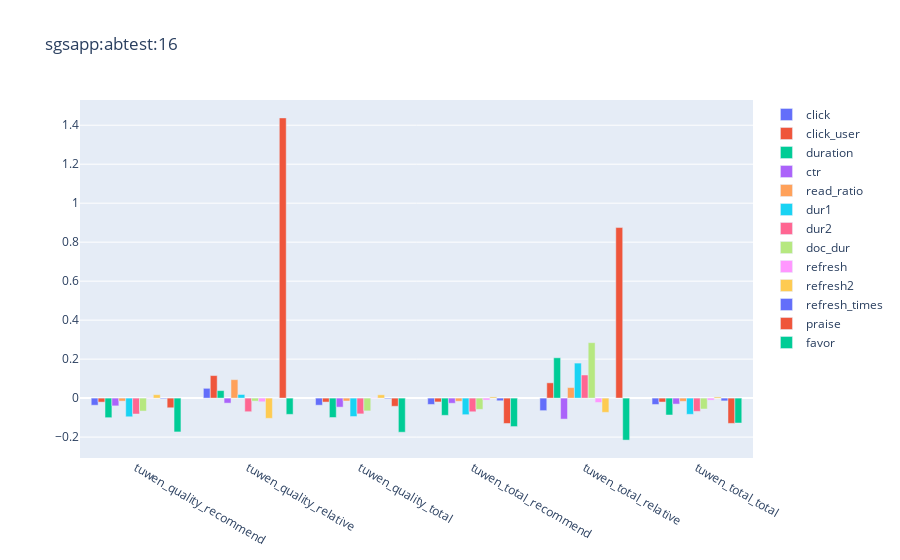
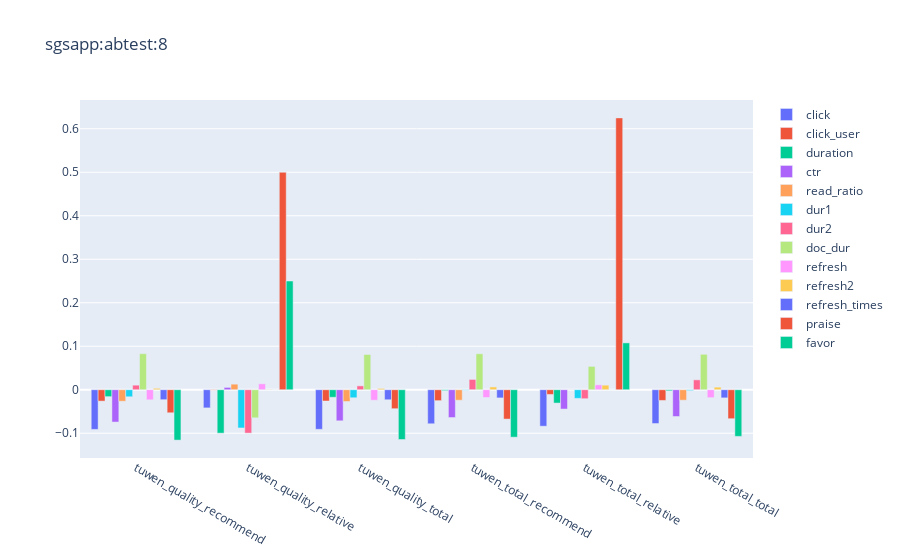

The notebook cell saved with these charts, in order:
### Code cell
show('tuwen')

### Figure 1 — Plotly figure (JSON) as saved in the notebook; plotly's stock layout.template omitted (floating-point values rounded to 4 significant figures)
{"data": [{"name": "click", "type": "bar", "x": ["tuwen_quality_recommend", "tuwen_quality_relative", "tuwen_quality_total", "tuwen_total_recommend", "tuwen_total_relative", "tuwen_total_total"], "y": [-0.03647, 0.0503, -0.03636, -0.0325, -0.06424, -0.03264]}, {"name": "click_user", "type": "bar", "x": ["tuwen_quality_recommend", "tuwen_quality_relative", "tuwen_quality_total", "tuwen_total_recommend", "tuwen_total_relative", "tuwen_total_total"], "y": [-0.02053, 0.1156, -0.02027, -0.01967, 0.07846, -0.02016]}, {"name": "duration", "type": "bar", "x": ["tuwen_quality_recommend", "tuwen_quality_relative", "tuwen_quality_total", "tuwen_total_recommend", "tuwen_total_relative", "tuwen_total_total"], "y": [-0.1004, 0.03855, -0.0995, -0.08834, 0.207, -0.08669]}, {"name": "ctr", "type": "bar", "x": ["tuwen_quality_recommend", "tuwen_quality_relative", "tuwen_quality_total", "tuwen_total_recommend", "tuwen_total_relative", "tuwen_total_total"], "y": [-0.03984, -0.02572, -0.04625, -0.02635, -0.1076, -0.03054]}, {"name": "read_ratio", "type": "bar", "x": ["tuwen_quality_recommend", "tuwen_quality_relative", "tuwen_quality_total", "tuwen_total_recommend", "tuwen_total_relative", "tuwen_total_total"], "y": [-0.01538, 0.09471, -0.0148, -0.01604, 0.05406, -0.0164]}, {"name": "dur1", "type": "bar", "x": ["tuwen_quality_recommend", "tuwen_quality_relative", "tuwen_quality_total", "tuwen_total_recommend", "tuwen_total_relative", "tuwen_total_total"], "y": [-0.09568, 0.0186, -0.09448, -0.08496, 0.1797, -0.08317]}, {"name": "dur2", "type": "bar", "x": ["tuwen_quality_recommend", "tuwen_quality_relative", "tuwen_quality_total", "tuwen_total_recommend", "tuwen_total_relative", "tuwen_total_total"], "y": [-0.08157, -0.06977, -0.08089, -0.07003, 0.1185, -0.06788]}, {"name": "doc_dur", "type": "bar", "x": ["tuwen_quality_recommend", "tuwen_quality_relative", "tuwen_quality_total", "tuwen_total_recommend", "tuwen_total_relative", "tuwen_total_total"], "y": [-0.06637, -0.01534, -0.06555, -0.05777, 0.2845, -0.05593]}, {"name": "refresh", "type": "bar", "x": ["tuwen_quality_recommend", "tuwen_quality_relative", "tuwen_quality_total", "tuwen_total_recommend", "tuwen_total_relative", "tuwen_total_total"], "y": [0.001893, -0.01888, 0.001973, -0.009956, -0.02252, -0.01045]}, {"name": "refresh2", "type": "bar", "x": ["tuwen_quality_recommend", "tuwen_quality_relative", "tuwen_quality_total", "tuwen_total_recommend", "tuwen_total_relative", "tuwen_total_total"], "y": [0.01752, -0.1039, 0.017, 0.006174, -0.07311, 0.006037]}, {"name": "refresh_times", "type": "bar", "x": ["tuwen_quality_recommend", "tuwen_quality_relative", "tuwen_quality_total", "tuwen_total_recommend", "tuwen_total_relative", "tuwen_total_total"], "y": [-0.003344, 0, -0.003595, -0.01359, 0, -0.01421]}, {"name": "praise", "type": "bar", "x": ["tuwen_quality_recommend", "tuwen_quality_relative", "tuwen_quality_total", "tuwen_total_recommend", "tuwen_total_relative", "tuwen_total_total"], "y": [-0.04954, 1.438, -0.0419, -0.1301, 0.875, -0.1298]}, {"name": "favor", "type": "bar", "x": ["tuwen_quality_recommend", "tuwen_quality_relative", "tuwen_quality_total", "tuwen_total_recommend", "tuwen_total_relative", "tuwen_total_total"], "y": [-0.1735, -0.08333, -0.1749, -0.146, -0.2154, -0.1278]}], "layout": {"barmode": "group", "title": {"text": "sgsapp:abtest:16"}}}

### Figure 2 — Plotly figure (JSON) as saved in the notebook; plotly's stock layout.template omitted (floating-point values rounded to 4 significant figures)
{"data": [{"name": "click", "type": "bar", "x": ["tuwen_quality_recommend", "tuwen_quality_relative", "tuwen_quality_total", "tuwen_total_recommend", "tuwen_total_relative", "tuwen_total_total"], "y": [-0.0912, -0.04175, -0.09099, -0.07827, -0.08381, -0.07767]}, {"name": "click_user", "type": "bar", "x": ["tuwen_quality_recommend", "tuwen_quality_relative", "tuwen_quality_total", "tuwen_total_recommend", "tuwen_total_relative", "tuwen_total_total"], "y": [-0.02616, -0.0009251, -0.02595, -0.02507, -0.01077, -0.02462]}, {"name": "duration", "type": "bar", "x": ["tuwen_quality_recommend", "tuwen_quality_relative", "tuwen_quality_total", "tuwen_total_recommend", "tuwen_total_relative", "tuwen_total_total"], "y": [-0.01588, -0.09988, -0.01729, -0.002006, -0.03064, -0.002471]}, {"name": "ctr", "type": "bar", "x": ["tuwen_quality_recommend", "tuwen_quality_relative", "tuwen_quality_total", "tuwen_total_recommend", "tuwen_total_relative", "tuwen_total_total"], "y": [-0.07432, 0.005317, -0.07143, -0.06392, -0.04442, -0.06152]}, {"name": "read_ratio", "type": "bar", "x": ["tuwen_quality_recommend", "tuwen_quality_relative", "tuwen_quality_total", "tuwen_total_recommend", "tuwen_total_relative", "tuwen_total_total"], "y": [-0.02645, 0.01282, -0.02708, -0.02413, 0.0002473, -0.02408]}, {"name": "dur1", "type": "bar", "x": ["tuwen_quality_recommend", "tuwen_quality_relative", "tuwen_quality_total", "tuwen_total_recommend", "tuwen_total_relative", "tuwen_total_total"], "y": [-0.0162, -0.08792, -0.01844, -0.001033, -0.01983, -0.001903]}, {"name": "dur2", "type": "bar", "x": ["tuwen_quality_recommend", "tuwen_quality_relative", "tuwen_quality_total", "tuwen_total_recommend", "tuwen_total_relative", "tuwen_total_total"], "y": [0.01052, -0.0997, 0.00886, 0.02367, -0.02065, 0.02272]}, {"name": "doc_dur", "type": "bar", "x": ["tuwen_quality_recommend", "tuwen_quality_relative", "tuwen_quality_total", "tuwen_total_recommend", "tuwen_total_relative", "tuwen_total_total"], "y": [0.08285, -0.06461, 0.08104, 0.08267, 0.05366, 0.08147]}, {"name": "refresh", "type": "bar", "x": ["tuwen_quality_recommend", "tuwen_quality_relative", "tuwen_quality_total", "tuwen_total_recommend", "tuwen_total_relative", "tuwen_total_total"], "y": [-0.0232, 0.01363, -0.02417, -0.01785, 0.01124, -0.01817]}, {"name": "refresh2", "type": "bar", "x": ["tuwen_quality_recommend", "tuwen_quality_relative", "tuwen_quality_total", "tuwen_total_recommend", "tuwen_total_relative", "tuwen_total_total"], "y": [0.003321, 0.0006686, 0.002975, 0.006421, 0.0105, 0.006036]}, {"name": "refresh_times", "type": "bar", "x": ["tuwen_quality_recommend", "tuwen_quality_relative", "tuwen_quality_total", "tuwen_total_recommend", "tuwen_total_relative", "tuwen_total_total"], "y": [-0.0229, 0, -0.02304, -0.01878, 0, -0.0187]}, {"name": "praise", "type": "bar", "x": ["tuwen_quality_recommend", "tuwen_quality_relative", "tuwen_quality_total", "tuwen_total_recommend", "tuwen_total_relative", "tuwen_total_total"], "y": [-0.053, 0.5, -0.0436, -0.0675, 0.625, -0.06661]}, {"name": "favor", "type": "bar", "x": ["tuwen_quality_recommend", "tuwen_quality_relative", "tuwen_quality_total", "tuwen_total_recommend", "tuwen_total_relative", "tuwen_total_total"], "y": [-0.1158, 0.25, -0.1144, -0.1091, 0.1077, -0.1073]}], "layout": {"barmode": "group", "title": {"text": "sgsapp:abtest:8"}}}
